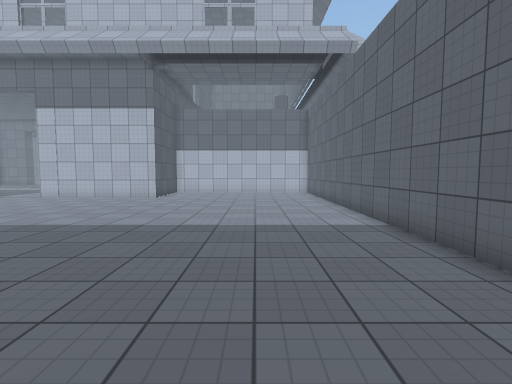
view 1 (above)

17 first-person views from a walk through a scene from a Unity 3-D project. The camera is 1.4 m above the floor, tilts 4° down and sees 85° across. The floor is counted in squares, 1 m on a side. Each view is taken from the middle of a square. On the plan, view 1 faces up. The plan holds only what a view shows up to about 14 squares ahead; the rest is blank. The place goes on beyond the plan. The player is left out. Door leaves are left out, so doorways stand open. Surface patterns are stand-ins for the level's own textures.

view 2
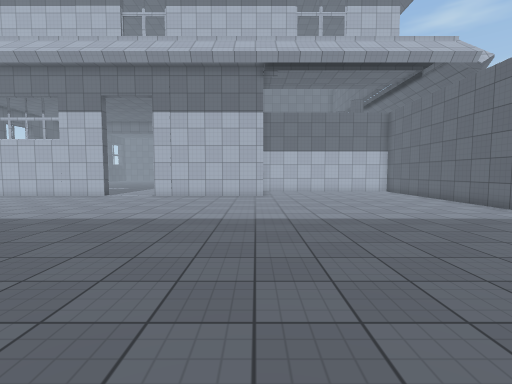

view 3
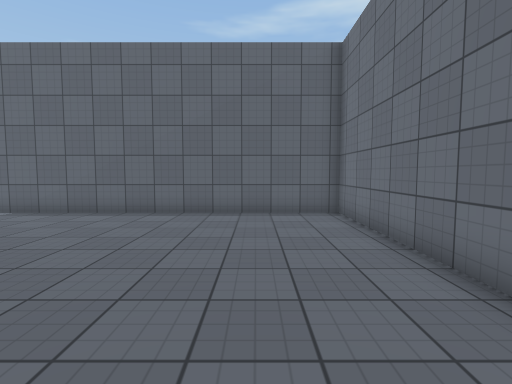

view 4
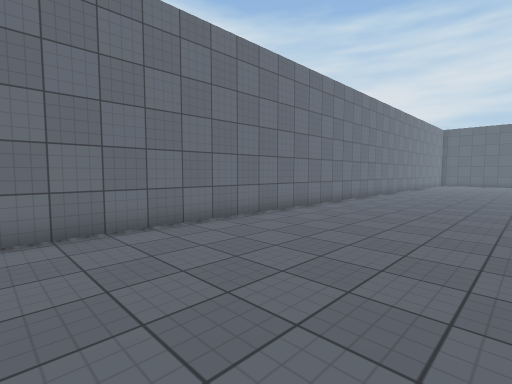

view 5
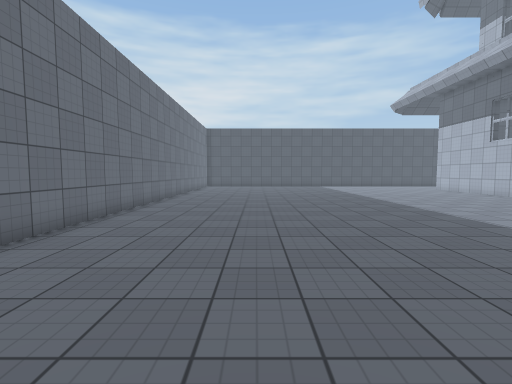

view 6
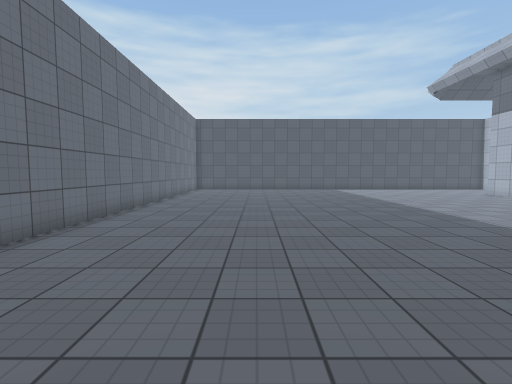

view 7
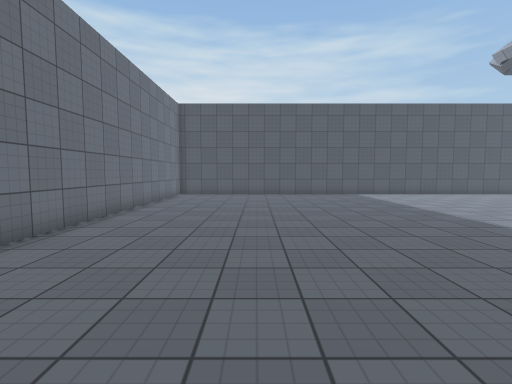

view 8
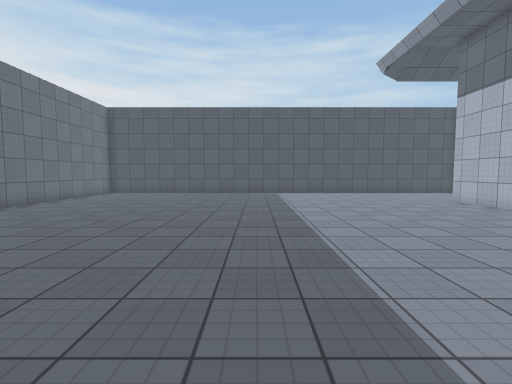

view 9
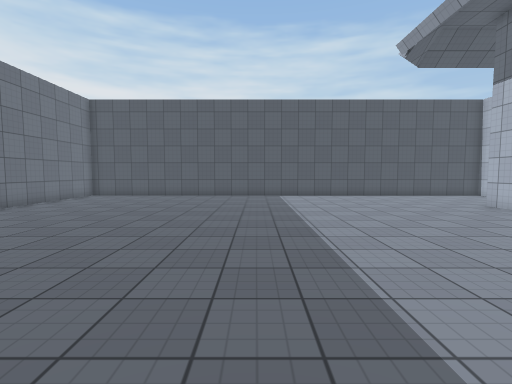

view 10
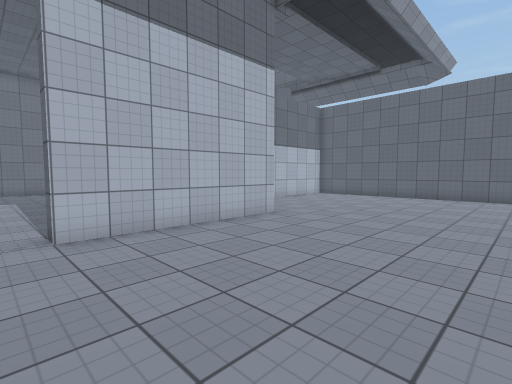

view 11
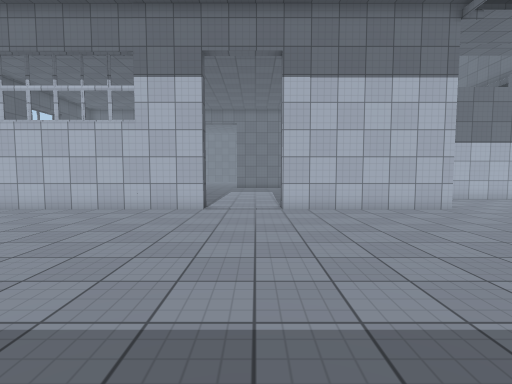

view 12
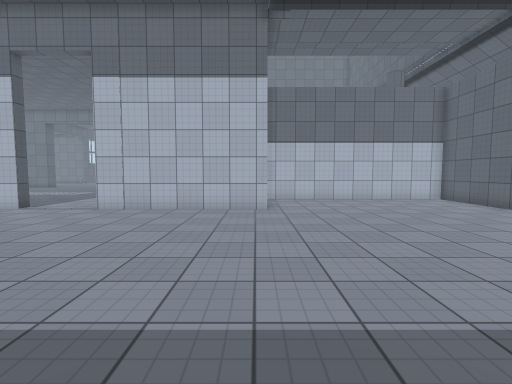

view 13
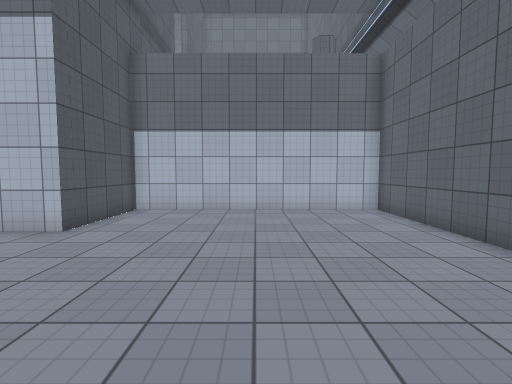

view 14
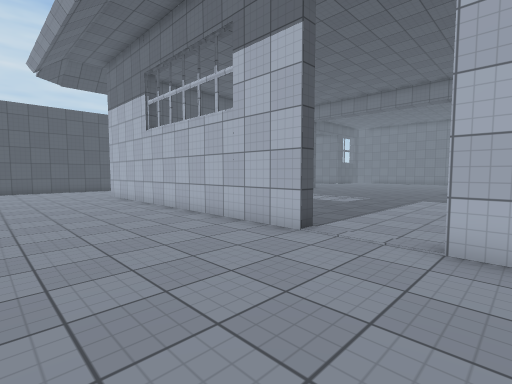

view 15
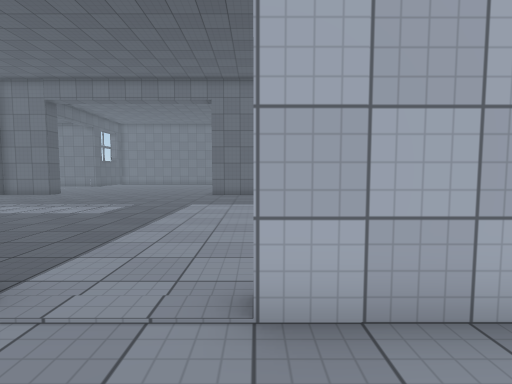

view 16
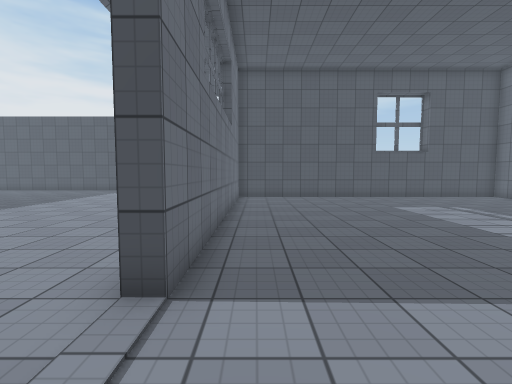

view 17
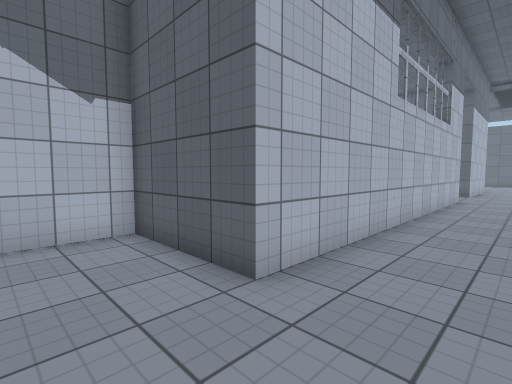

### Floor plan
Points are (right, up) in squares from view 1. A wall is a line through its corners. A room is listed if a view was taken in it or the views show most of it. See-through windows are left out.
Room 1 (views 1, 2, 3, 4, 5, 6, 7, 8, 9, 10, 11, 12, 13, 14, 15, 17)
walls: (-15, 15.5) (-28.5, 15.5) (-28.5, 19.4) (-30.8, 19.4); (-31, -3.9) (3.6, -3.9) (3.6, 19.4) (-5.6, 19.4) (-5.6, 15.5) (-12, 15.5)
ways out: open door at (-13.5, 15.5) to room 2
Room 2 (view 16)
walls: (-26, 16) (-15, 16)
ways out: open door at (-13.5, 15.5) to room 1

Where each view was taken, in squares from view 1:
view 1: 0 up, 0 right, facing up
view 2: 1 down, 6 left, facing up
view 3: 1 down, 6 left, facing right
view 4: 3 up, 0 right, facing down-left
view 5: 1 up, 6 left, facing left
view 6: 1 up, 11 left, facing left
view 7: 1 up, 16 left, facing left
view 8: 6 up, 15 left, facing left
view 9: 6 up, 17 left, facing left
view 10: 9 up, 13 left, facing up-right
view 11: 5 up, 13 left, facing up
view 12: 5 up, 6 left, facing up
view 13: 9 up, 1 left, facing up
view 14: 10 up, 11 left, facing up-left
view 15: 13 up, 12 left, facing up
view 16: 17 up, 12 left, facing left
view 17: 13 up, 31 left, facing up-right
